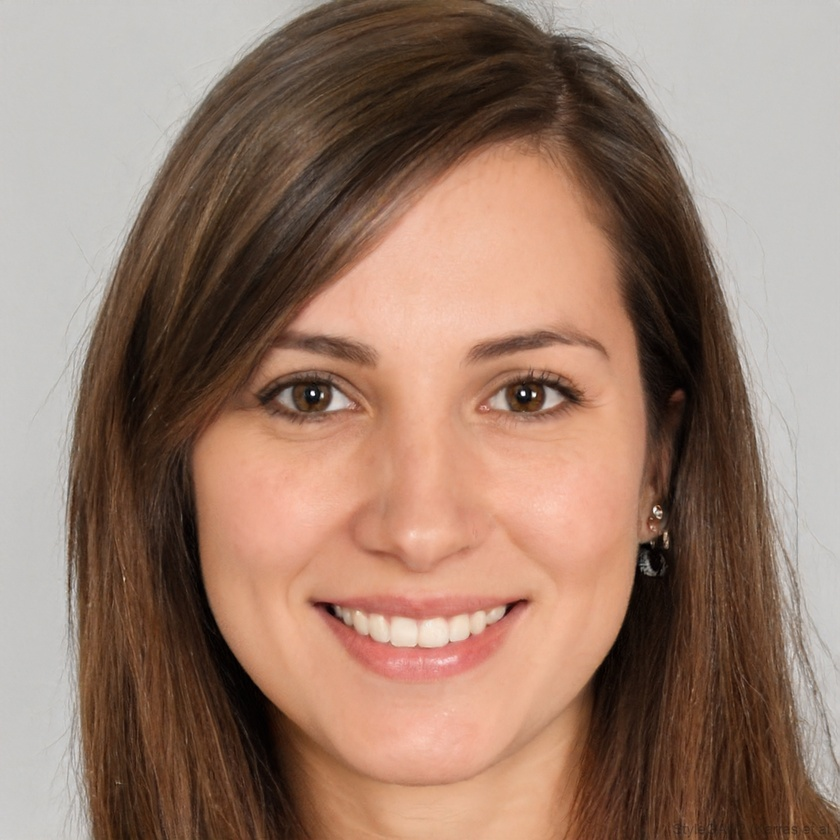
#> input picture Image_Processing/Basics/image.jpg, 840 x 840 px, shrunk from 1024 x 1024 before the run
$ python Crop_Image.py
#> lines starting #> are read from the running program, lines starting #| are printed output that depends on the picture
import cv2

img = cv2.imread('image.jpg')
#> img is the input picture: shape (840, 840, 3); mean B, G, R 108, 123.9, 153.1
if img is None:
    print("Error: Image not found")
    exit()

# Crop [y1:y2, x1:x2]
cropped = img[50:200, 100:300]  # rows 50-200, columns 100-300
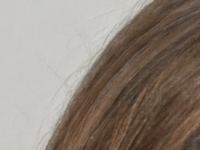
#> cropped: shape (150, 200, 3); mean B, G, R 122.3, 132.5, 144.4

cv2.imshow('Cropped', cropped)
cv2.waitKey(0)
cv2.destroyAllWindows()
